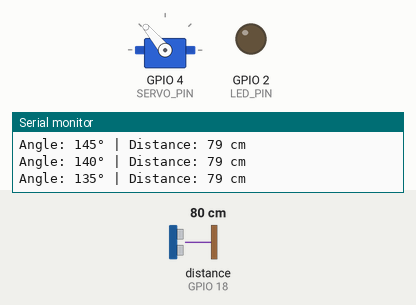
Simulated run of this sketch. Board: ESP32. Parts: servo, output pins drawn as LEDs (lit = HIGH), the last lines printed to the serial monitor. Wiring (inferred from the names in the program): ultrasonic range finder: trigger GPIO 5; echo GPIO 18. The inputs (shaded band) are chosen by the test bench; at power-on: distance to the obstacle (sensor on GPIO 18) 80 cm. The echo pulse lasts 58.3 µs per cm; pins used as bus, display or sensor lines are not drawn.

Above: at 1.2 s.
1.3 s: distance to the obstacle (sensor on GPIO 18) set to 23 cm
4.3 s: distance to the obstacle (sensor on GPIO 18) set to 19 cm
At 4.8 s:
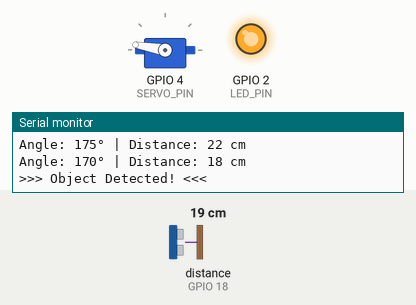
7.3 s: distance to the obstacle (sensor on GPIO 18) set to 35 cm
At 8.23 s:
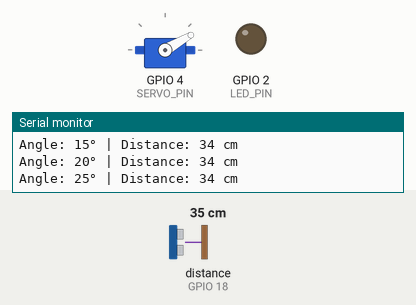
10.3 s: distance to the obstacle (sensor on GPIO 18) set to 2 cm
At 11.9 s:
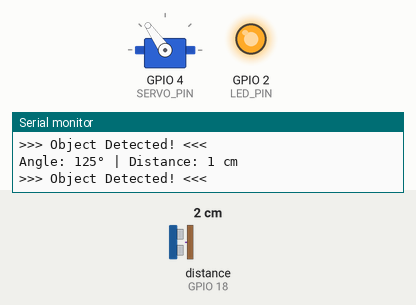
13.3 s: distance to the obstacle (sensor on GPIO 18) set to 120 cm
At 14.12 s:
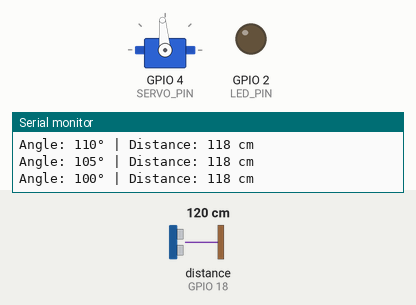
16.3 s: distance to the obstacle (sensor on GPIO 18) set to 4 cm
At 16.7 s:
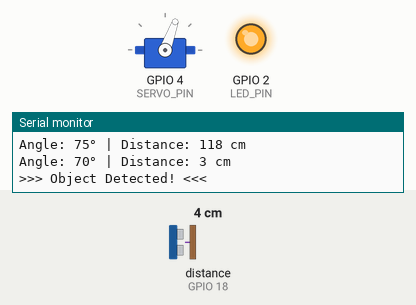
Timing chart, 0 to 25.9 s (numbered marks = the images above; inputs shaded):
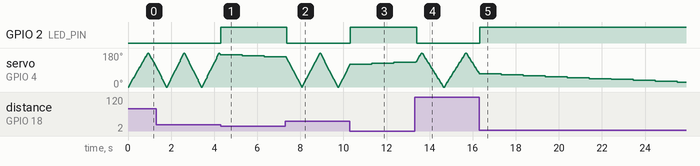

Measured:
- the behaviour switches between 21 and 20 cm on distance to the obstacle (sensor on GPIO 18) (found by bisection; images 0 and 1)
- after the input at 4.3 s, GPIO 2 (LED_PIN): LOW → HIGH at once
- after the input at 7.3 s, GPIO 2 (LED_PIN): HIGH → LOW after 0.07 s
- after the input at 10.3 s, GPIO 2 (LED_PIN): LOW → HIGH at once
- after the input at 13.3 s, GPIO 2 (LED_PIN): HIGH → LOW after 0.09 s
- after the input at 16.3 s, GPIO 2 (LED_PIN): LOW → HIGH at once

The sketch:

code.ino
```cpp
#include <ESP32Servo.h>

// Pins
#define SERVO_PIN 4
#define TRIG_PIN 5
#define ECHO_PIN 18
#define LED_PIN 2

Servo radarServo;

void setup() {
  Serial.begin(115200);

  // Pin setup
  pinMode(TRIG_PIN, OUTPUT);
  pinMode(ECHO_PIN, INPUT);
  pinMode(LED_PIN, OUTPUT);

  radarServo.attach(SERVO_PIN); // Attach servo to pin
}

// Function to read distance from HC-SR04
long readDistanceCM() {
  digitalWrite(TRIG_PIN, LOW);
  delayMicroseconds(2);
  digitalWrite(TRIG_PIN, HIGH);
  delayMicroseconds(10);
  digitalWrite(TRIG_PIN, LOW);

  long duration = pulseIn(ECHO_PIN, HIGH, 30000); // 30ms timeout
  long distance = duration * 0.034 / 2;
  return distance;
}

void loop() {
  // Sweep 0 -> 180
  for (int angle = 0; angle <= 180; angle += 5) {
    radarServo.write(angle);
    delay(20); // Smooth movement
    long distance = readDistanceCM();

    Serial.print("Angle: ");
    Serial.print(angle);
    Serial.print("° | Distance: ");
    Serial.print(distance);
    Serial.println(" cm");

    if (distance > 0 && distance < 20) { // Object within 20 cm
      digitalWrite(LED_PIN, HIGH);      // Turn on LED
      radarServo.write(angle);           // Lock servo
      Serial.println(">>> Object Detected! <<<");
      delay(1000);                       // Pause 1 second
    } else {
      digitalWrite(LED_PIN, LOW);
    }
  }

  // Sweep 180 -> 0
  for (int angle = 180; angle >= 0; angle -= 5) {
    radarServo.write(angle);
    delay(20);
    long distance = readDistanceCM();

    Serial.print("Angle: ");
    Serial.print(angle);
    Serial.print("° | Distance: ");
    Serial.print(distance);
    Serial.println(" cm");

    if (distance > 0 && distance < 20) {
      digitalWrite(LED_PIN, HIGH);
      radarServo.write(angle);
      Serial.println(">>> Object Detected! <<<");
      delay(1000);
    } else {
      digitalWrite(LED_PIN, LOW);
    }
  }
}
```
